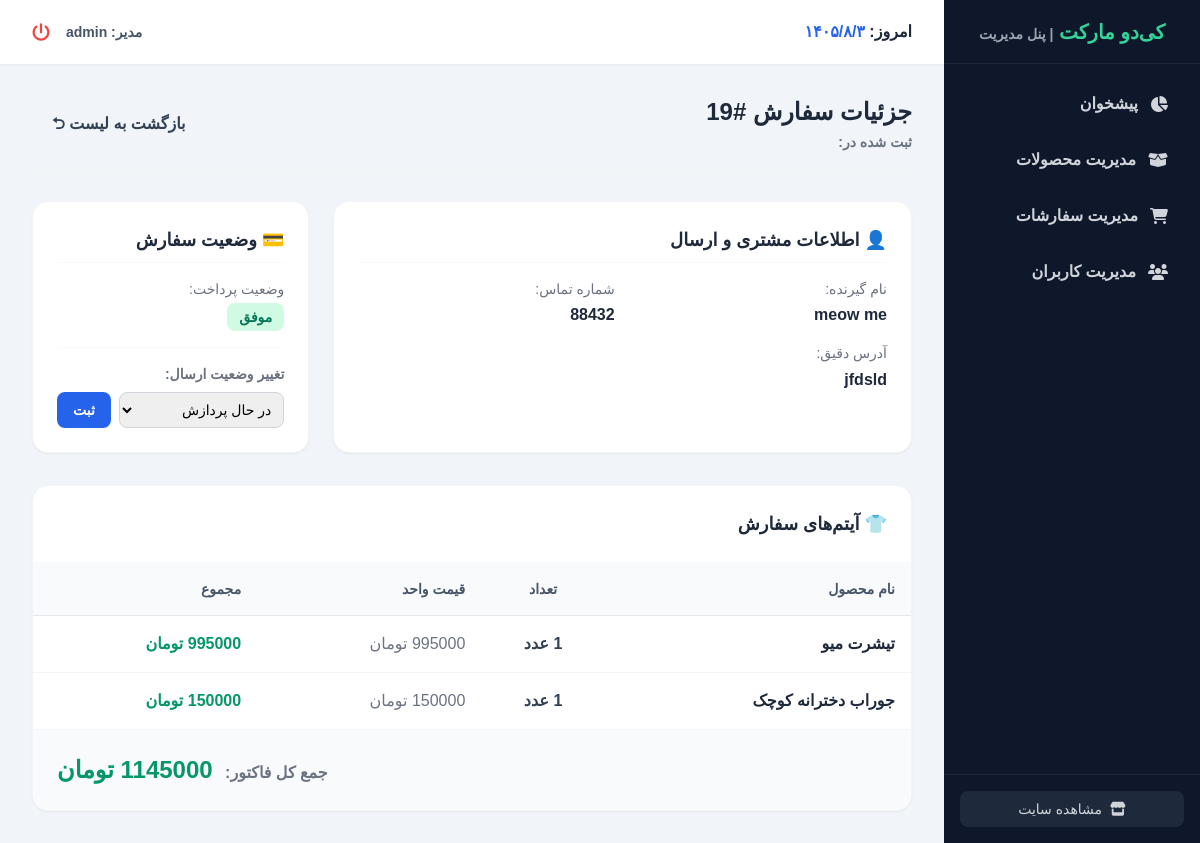
The app's page /dashboard/orders/19/ (signed in) with its own data.
### orders/models.py (models this page shows, shortened)
class Order(models.Model):
    first_name = models.CharField(max_length=50, verbose_name="نام")
    last_name = models.CharField(max_length=50, verbose_name="نام خانوادگی")
    phone = models.CharField(max_length=20, verbose_name="شماره تماس")
    address = models.TextField(verbose_name="آدرس دقیق")
    created = models.DateTimeField(auto_now_add=True, verbose_name="تاریخ ثبت")
    paid = models.BooleanField(default=False, verbose_name="پرداخت شده")
    user = models.ForeignKey(User, on_delete=models.CASCADE, related_name='orders', null=True, blank=True, verbose_name='کاربر سایت')
    class Meta:
        verbose_name = "سفارش"
        verbose_name_plural = "سفارشات"
    def get_jalali(self):
        jalali_date = jdatetime.datetime.fromgregorian(datetime=self.created)
        return jalali_date.strftime("%Y/%m/%d")
    get_jalali.short_description = "تاریخ ثبت (شمسی)"
    def get_total_cost(self):
        return sum(item.get_cost() for item in self.items.all())

class OrderItem(models.Model):
    order = models.ForeignKey(Order, related_name='items', on_delete=models.CASCADE)
    product = models.ForeignKey(Products, related_name='order_items', on_delete=models.CASCADE)
    price = models.PositiveIntegerField(verbose_name="قیمت")
    quantity = models.PositiveIntegerField(default=1, verbose_name="تعداد")
    product_size = models.ForeignKey(ProductSize, on_delete=models.SET_NULL, null=True, verbose_name="سایز انتخابی")
    def get_cost(self):
        return self.quantity * self.price

### products/models.py (models this page shows, shortened)
class Products(models.Model):
    GENDER_CHOICES = [
        ('boy', 'پسرونه'),
        ('girl', 'دخترونه'),
        ('unisex', 'اسپرت (مشترک)'),
    ]
    name = models.CharField(max_length=200, verbose_name="نام لباس")
    description = models.TextField(verbose_name="توضیحات کامل")
    category = models.ForeignKey('Category', on_delete=models.SET_NULL, null=True, blank=True, related_name='products', verbose_name="دسته بندی")
    price = models.PositiveIntegerField(verbose_name="قیمت (تومان)")
    gender = models.CharField(max_length=10, choices=GENDER_CHOICES, verbose_name="دسته‌بندی")
    min_age = models.PositiveIntegerField(verbose_name="حداقل سن (سال)", default=1)
    max_age = models.PositiveIntegerField(verbose_name="حداکثر سن (سال)", default=16)
    stock = models.PositiveIntegerField(verbose_name="موجودی در انبار", default=0)
    is_active = models.BooleanField(default=True, verbose_name="فعال برای فروش")
    image = models.ImageField(upload_to='products/%Y/%m/', verbose_name="عکس لباس", null=True, blank=True)
    class Meta:
        verbose_name = "محصول"
        verbose_name_plural = "محصولات"

### dashboard/views.py (the view)
# urls.py: path('orders/<int:pk>/', views.dashboard_order_detail, name='dashboard_order_detail'),
@staff_member_required
def dashboard_order_detail(request, pk):
    order = get_object_or_404(Order, pk=pk)
    if request.method == 'POST':
        new_status = request.POST.get('status')
        if hasattr(order, 'status'):
            order.status = new_status
            order.save()
        return redirect('dashboard_order_detail', pk=order.id)
    context = {
        'order': order,
    }
    return render(request, 'dashboard/order_detail.html', context)

### cart/context_processors.py (called while the page is built)
def cart(request):
    return {'cart': Cart(request)}

### dashboard/templates/dashboard/order_detail.html (shortened to what this page needs)
{% extends "dashboard/dashboard_base.html" %}
{% block dashboard_content %}
<div class="flex flex-col md:flex-row justify-between md:items-center mb-8 gap-4 border-b border-gray-100 pb-4">
    <div>
        <h2 class="text-2xl font-bold text-slate-800">جزئیات سفارش #{{ order.id }}</h2>
        <p class="text-gray-500 mt-1 text-sm font-bold">ثبت شده در: {{ order.get_jalali}}</p>
    </div>
    <a href="{% url 'dashboard_order_list' %}" class="bg-slate-100 hover:bg-slate-200 text-slate-700 font-bold py-2.5 px-5 rounded-xl transition flex items-center gap-2">
        بازگشت به لیست ⮌
    </a>
</div>
<div class="grid grid-cols-1 lg:grid-cols-3 gap-6 mb-8">
    <div class="bg-white p-6 rounded-2xl border border-gray-100 shadow-sm lg:col-span-2">
        <h3 class="text-lg font-bold text-slate-800 mb-4 border-b border-gray-50 pb-2">👤 اطلاعات مشتری و ارسال</h3>
        <div class="grid grid-cols-1 sm:grid-cols-2 gap-4">
            <div>
                <span class="text-sm text-gray-500 block mb-1">نام گیرنده:</span>
                <strong class="text-slate-800">{{ order.first_name }} {{ order.last_name }}</strong>
            </div>
            <div>
                <span class="text-sm text-gray-500 block mb-1">شماره تماس:</span>
                <strong class="text-slate-800">{{ order.phone|default:"ندارد" }}</strong>
            </div>
            <div class="sm:col-span-2">
                <span class="text-sm text-gray-500 block mb-1">آدرس دقیق:</span>
                <strong class="text-slate-800 leading-relaxed">{{ order.address|default:"ثبت نشده" }}</strong>
            </div>
        </div>
    </div>
    <div class="bg-white p-6 rounded-2xl border border-gray-100 shadow-sm flex flex-col justify-between">
        <div>
            <h3 class="text-lg font-bold text-slate-800 mb-4 border-b border-gray-50 pb-2">💳 وضعیت سفارش</h3>
            <div class="mb-4">
                <span class="text-sm text-gray-500 block mb-1">وضعیت پرداخت:</span>
                {% if order.paid %}
                    <span class="bg-emerald-100 text-emerald-700 px-3 py-1 rounded-lg text-sm font-bold inline-block">موفق</span>
                {% else %}
                    <span class="bg-orange-100 text-orange-700 px-3 py-1 rounded-lg text-sm font-bold inline-block">در انتظار پرداخت</span>
                {% endif %}
            </div>
        </div>
        <form method="post" class="mt-auto border-t border-gray-50 pt-4">
            <label class="text-sm text-gray-500 block mb-2 font-bold">تغییر وضعیت ارسال:</label>
            <div class="flex gap-2">
                <select name="status" class="flex-1 p-2 rounded-lg border border-gray-300 focus:border-blue-500 outline-none text-sm font-sans">
                    <option value="processing" {% if order.status == 'processing' %}selected{% endif %}>در حال پردازش</option>
                </select>
                <button type="submit" class="bg-blue-600 hover:bg-blue-700 text-white font-bold py-2 px-4 rounded-lg transition text-sm">ثبت</button>
            </div>
        </form>
    </div>
</div>
<div class="bg-white rounded-2xl border border-gray-100 shadow-sm overflow-hidden">
    <div class="p-6 border-b border-gray-50">
        <h3 class="text-lg font-bold text-slate-800 m-0">👕 آیتم‌های سفارش</h3>
    </div>
    <div class="overflow-x-auto">
        <table class="w-full text-right whitespace-nowrap">
            <thead class="bg-slate-50 text-slate-600 border-b border-gray-200">
                <tr>
                    <th class="p-4 font-bold text-sm">نام محصول</th>
                    <th class="p-4 font-bold text-sm text-center">تعداد</th>
                    <th class="p-4 font-bold text-sm">قیمت واحد</th>
                    <th class="p-4 font-bold text-sm">مجموع</th>
                </tr>
            </thead>
            <tbody class="divide-y divide-gray-100">
                {% for item in order.items.all %}
                    <tr class="hover:bg-slate-50 transition duration-150">
                        <td class="p-4"><strong class="text-slate-800 block">{{ item.product.name }}</strong></td>
                        <td class="p-4 text-center font-bold text-slate-700">{{ item.quantity }} عدد</td>
                        <td class="p-4 text-gray-500">{{ item.price }} تومان</td>
                        <td class="p-4 text-emerald-600 font-bold">{{ item.get_cost }} تومان</td>
                    </tr>
                {% empty %}
                    <tr>
                        <td colspan="4" class="p-8 text-center text-gray-500 font-bold">آیتمی برای این سفارش یافت نشد.</td>
                    </tr>
                {% endfor %}
            </tbody>
        </table>
    </div>
    <div class="p-6 bg-slate-50 border-t border-gray-100 text-left">
        <span class="text-gray-500 font-bold ml-2">جمع کل فاکتور:</span>
        <strong class="text-2xl text-emerald-600">{{ order.get_total_cost }} تومان</strong>
    </div>
</div>
{% endblock %}

### dashboard/templates/dashboard/dashboard_base.html (shortened to what this page needs)
<!DOCTYPE html>
<html lang="fa" dir="rtl">
<head>
    <link href="https://cdn.jsdelivr.net/gh/rastikerdar/vazirmatn@v33.0.0/Vazirmatn-font-face.css" rel="stylesheet" />
    <script src="https://cdn.tailwindcss.com"></script>
    <link rel="stylesheet" href="https://cdnjs.cloudflare.com/ajax/libs/font-awesome/6.4.0/css/all.min.css">
</head>
<body class="bg-slate-100 font-sans flex h-screen overflow-hidden">
    <aside class="w-64 bg-slate-900 text-white flex flex-col h-full shrink-0">
        <div class="h-16 flex items-center justify-center border-b border-slate-800">
            <h1 class="text-xl font-bold text-emerald-400">کی‌دو مارکت <span class="text-sm text-gray-400">| پنل مدیریت</span></h1>
        </div>
        <nav class="flex-1 p-4 space-y-2 overflow-y-auto">
            <a href="{% url 'dashboard_home' %}" class="flex items-center gap-3 px-4 py-3 hover:bg-slate-800 text-gray-300 hover:text-white rounded-xl font-bold transition">
                <i class="fa-solid fa-chart-pie"></i> پیشخوان
            </a>
            <a href="{% url 'dashboard_product_list' %}" class="flex items-center gap-3 px-4 py-3 hover:bg-slate-800 text-gray-300 hover:text-white rounded-xl font-bold transition">
                <i class="fa-solid fa-box-open"></i> مدیریت محصولات
            </a>
            <a href="{% url 'dashboard_order_list' %}" class="flex items-center gap-3 px-4 py-3 hover:bg-slate-800 text-gray-300 hover:text-white rounded-xl font-bold transition">
                <i class="fa-solid fa-cart-shopping"></i> مدیریت سفارشات
            </a>
            <a href="{% url 'dashboard_user_list' %}" class="flex items-center gap-3 px-4 py-3 hover:bg-slate-800 text-gray-300 hover:text-white rounded-xl font-bold transition">
                <i class="fa-solid fa-users"></i> مدیریت کاربران
            </a>
        </nav>
        <div class="p-4 border-t border-slate-800">
            <a href="/" class="flex items-center justify-center gap-2 w-full px-4 py-2 bg-slate-800 hover:bg-slate-700 text-gray-300 rounded-lg transition text-sm">
                <i class="fa-solid fa-store"></i> مشاهده سایت
            </a>
        </div>
    </aside>
    <main class="flex-1 flex flex-col h-full overflow-hidden">
        <header class="h-16 bg-white shadow-sm flex items-center justify-between px-8 shrink-0">
            <div class="text-slate-800 font-bold">
                امروز: <span id="current-date" class="text-blue-600"></span>
            </div>
            <div class="flex items-center gap-4">
                <span class="text-sm font-bold text-slate-600">مدیر: {{ request.user.username }}</span>
                <a href="{% url 'accounts:logout' %}" class="text-red-500 hover:text-red-700 transition">
                    <i class="fa-solid fa-power-off text-lg"></i>
                </a>
            </div>
        </header>
        <div class="flex-1 overflow-y-auto p-8">
            {% block dashboard_content %}
            {% endblock %}
        </div>
    </main>
</body>
</html>

### records on screen
Order: id "19", first_name "meow", last_name "me", phone "88432", address "jfdsld", get_total_cost "1145000"
OrderItem: product.name "تیشرت میو", get_cost "995000"
OrderItem: product.name "جوراب دخترانه کوچک", get_cost "150000"

### other values on screen
{{ request.user.username }} "admin"
